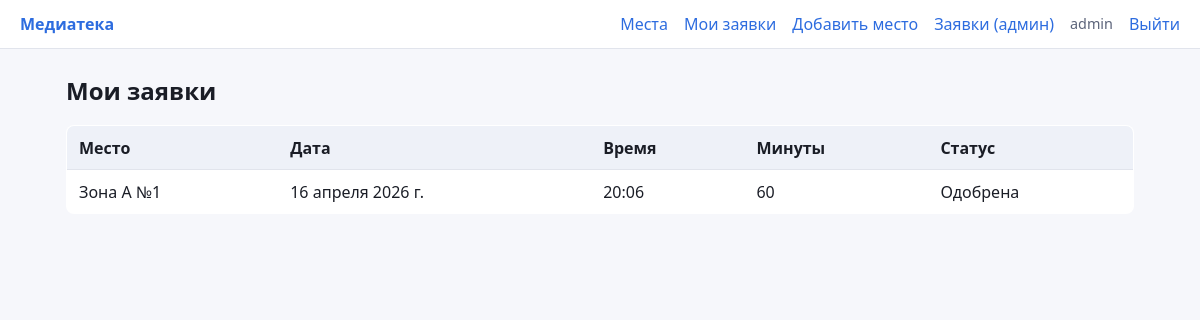
Screenshot of /bookings/my/ (signed in) with the database file from the repository.
### library_booking/models.py (models this page shows, shortened)
class Booking(models.Model):
    place = models.ForeignKey(
        ComputerPlace,
        verbose_name='Место',
        on_delete=models.CASCADE,
        related_name='bookings',
    )
    user = models.ForeignKey(
        settings.AUTH_USER_MODEL,
        verbose_name='Пользователь',
        on_delete=models.CASCADE,
        related_name='bookings',
    )
    date = models.DateField('Дата')
    start_time = models.TimeField('Время начала')
    duration = models.PositiveIntegerField('Длительность (мин.)')
    status = models.ForeignKey(
        Status,
        verbose_name='Статус',
        on_delete=models.PROTECT,
        related_name='bookings',
        limit_choices_to={'kind': StatusKind.BOOKING},
    )
    class Meta:
        verbose_name = 'Бронь'
        verbose_name_plural = 'Брони'
        ordering = ['-date', '-start_time']

class ComputerPlace(models.Model):
    number = models.PositiveIntegerField('Номер')
    zone = models.CharField('Зона', max_length=100)
    operating_system = models.CharField('Операционная система', max_length=100)
    status = models.ForeignKey(
        Status,
        verbose_name='Статус',
        on_delete=models.PROTECT,
        related_name='places',
        limit_choices_to={'kind': StatusKind.PLACE},
    )
    class Meta:
        verbose_name = 'Компьютерное место'
        verbose_name_plural = 'Компьютерные места'
        constraints = [
            models.UniqueConstraint(fields=('zone', 'number'), name='uniq_zone_number'),
        ]
    def __str__(self):
        return f'{self.zone} №{self.number}'

class Status(models.Model):
    code = models.SlugField(max_length=50)
    label = models.CharField('Подпись', max_length=100)
    kind = models.CharField('Тип', max_length=10, choices=StatusKind.choices)
    class Meta:
        verbose_name = 'Статус'
        verbose_name_plural = 'Статусы'
        constraints = [
            models.UniqueConstraint(fields=('code', 'kind'), name='uniq_status_code_kind'),
        ]

### library_booking/views.py (the view)
# urls.py: path('bookings/my/', views.MyBookingsView.as_view(), name='my_bookings'),
class MyBookingsView(LoginRequiredMixin, ListView):
    model = Booking
    template_name = 'library_booking/my_bookings.html'
    context_object_name = 'bookings'
    def get_queryset(self):
        return (
            Booking.objects.filter(user=self.request.user)
            .select_related('place', 'status')
            .order_by('-date', '-start_time')
        )

### library_booking/templates/library_booking/my_bookings.html (shortened to what this page needs)
{% extends "library_booking/base.html" %}
{% block content %}
<h1>Мои заявки</h1>
<table class="data-table">
  <thead>
    <tr>
      <th>Место</th>
      <th>Дата</th>
      <th>Время</th>
      <th>Минуты</th>
      <th>Статус</th>
    </tr>
  </thead>
  <tbody>
    {% for b in bookings %}
      <tr>
        <td>{{ b.place }}</td>
        <td>{{ b.date }}</td>
        <td>{{ b.start_time }}</td>
        <td>{{ b.duration }}</td>
        <td>{{ b.status.label }}</td>
      </tr>
    {% empty %}
      <tr><td colspan="5">Заявок пока нет.</td></tr>
    {% endfor %}
  </tbody>
</table>
{% endblock %}

### library_booking/templates/library_booking/base.html (shortened to what this page needs)
{% load static %}
<!DOCTYPE html>
<html lang="ru">
<head>
  <link rel="stylesheet" href="{% static 'library_booking/style.css' %}">
</head>
<body>
  <header class="site-header">
    <a class="logo" href="{% url 'library_booking:place_list' %}">Медиатека</a>
    <nav>
      <a href="{% url 'library_booking:place_list' %}">Места</a>
      {% if user.is_authenticated %}
        <a href="{% url 'library_booking:my_bookings' %}">Мои заявки</a>
        {% if user.is_staff %}
          <a href="{% url 'library_booking:staff_place_add' %}">Добавить место</a>
          <a href="{% url 'library_booking:staff_booking_list' %}">Заявки (админ)</a>
        {% endif %}
        <span class="user-label">{{ user.username }}</span>
        <form class="inline-logout" method="post" action="{% url 'library_booking:logout' %}">
          <button type="submit" class="link-btn">Выйти</button>
        </form>
      {% else %}
        <a href="{% url 'library_booking:login' %}">Вход</a>
      {% endif %}
    </nav>
  </header>
  <main class="content">
    {% block content %}{% endblock %}
  </main>
</body>
</html>

### library_booking/static/library_booking/style.css (style rules this page uses)
:root { --bg: #f6f7fb; --card: #fff; --text: #1a1d26; --muted: #5c647a; --accent: #2d6cdf; --border: #e1e4ec; }
* { box-sizing: border-box; }
body { margin: 0; font-family: system-ui, -apple-system, Segoe UI, Roboto, sans-serif; background: var(--bg); color: var(--text); line-height: 1.5; }
.site-header { display: flex; align-items: center; justify-content: space-between; gap: 1rem; padding: 0.75rem 1.25rem; background: var(--card); border-bottom: 1px solid var(--border); }
.site-header nav { display: flex; flex-wrap: wrap; align-items: center; gap: 0.75rem 1rem; }
.logo { font-weight: 700; color: var(--accent); text-decoration: none; }
.site-header a { color: var(--accent); text-decoration: none; }
.user-label { color: var(--muted); font-size: 0.9rem; }
.inline-logout { display: inline; margin: 0; }
.link-btn { background: none; border: none; color: var(--accent); cursor: pointer; padding: 0; font: inherit; }
.content { max-width: 1100px; margin: 0 auto; padding: 1.5rem 1rem 3rem; }
h1 { font-size: 1.5rem; margin-top: 0; }
.data-table { width: 100%; border-collapse: collapse; background: var(--card); border: 1px solid var(--border); border-radius: 8px; overflow: hidden; }
.data-table th, .data-table td { padding: 0.6rem 0.75rem; border-bottom: 1px solid var(--border); text-align: left; vertical-align: middle; }
.data-table th { background: #eef1f8; font-weight: 600; }

### rows the page displays
Booking: place "Зона А №1", date "16 апреля 2026 г.", start_time "20:06", duration "60", status.label "Одобрена"

### other values shown
{{ user.username }} "admin"
